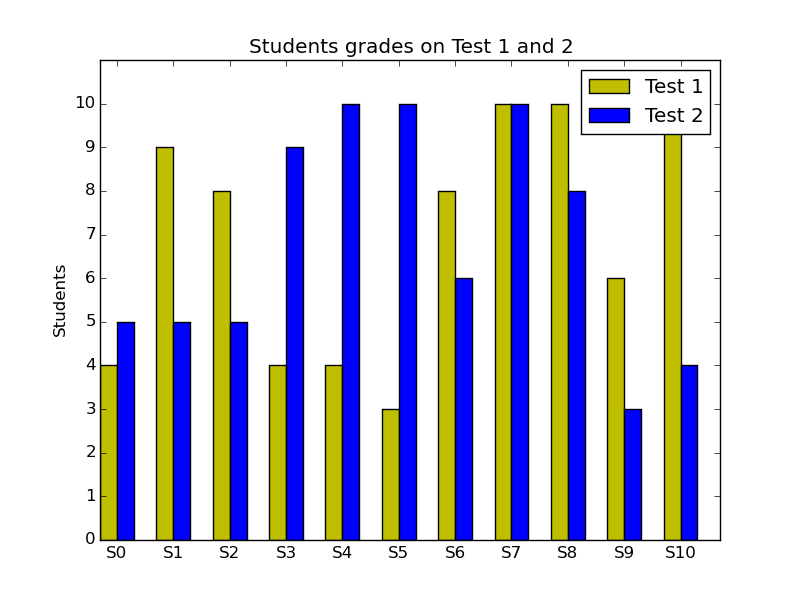

Here is the Python script that generated this plot:
"""
This script creates a bar chart that shows the grades students in two tests.
"""

import random

from matplotlib import pyplot as plt

# generate students labels
students = ['S{}'.format(i) for i in range(11)]
students_numbers = range(len(students))

# generate grades
grades_test1 = [random.randrange(3, 11) for _ in range(11)]
grades_test2 = [random.randrange(3, 11) for _ in range(11)]

width = .3

# plot grades on first test
rects_grades_1 = plt.bar(students_numbers, grades_test1, width, color='y')

# adds a space so the bars a displayed side-by-side
padded_numbers = [n + width for n in students_numbers]

# plot grades on second test
rects_grades_2 = plt.bar(padded_numbers, grades_test2, width, color='b')
# set x-axis from 0 to 11. y-axis from 0 to 11
plt.axis([0, 11, 0, 11])

plt.ylabel('Grades')
plt.ylabel('Students')
plt.title('Students grades on Test 1 and 2')

# displays legend
plt.legend((rects_grades_1[0], rects_grades_2[0]), ('Test 1', 'Test 2'))

# display students labels
plt.xticks(padded_numbers, students)

# display all grades values
plt.yticks(range(11))

plt.savefig('grades.png')
